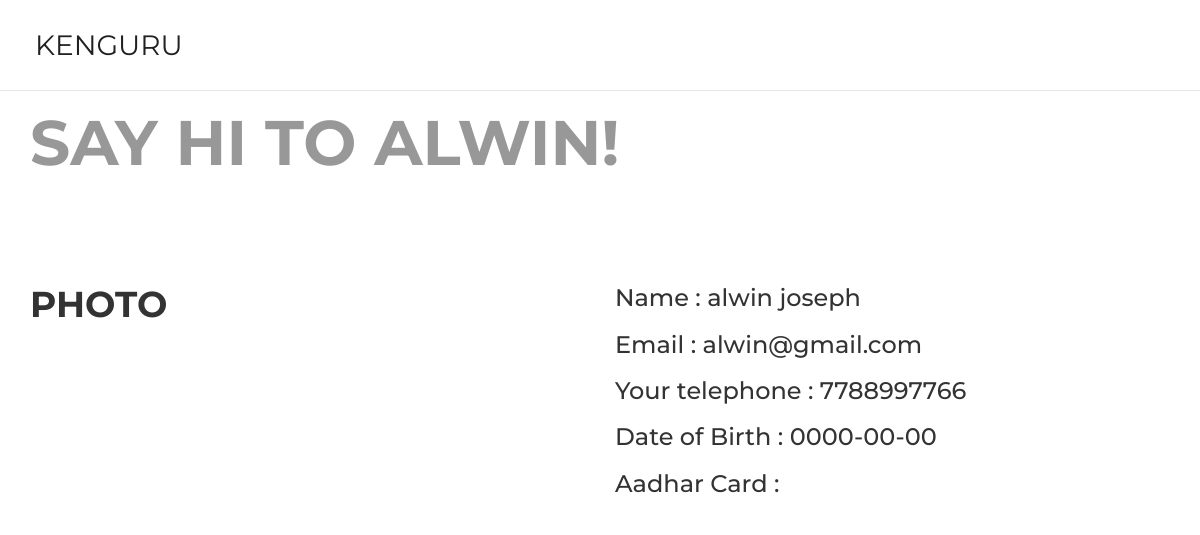
The app's page /profileshow.php?cid=87 with its own data.
### tables this page shows
CREATE TABLE `customer` (
  `customer_pass` int(20) NOT NULL,
  `first_name` varchar(30) NOT NULL,
  `last_name` varchar(30) NOT NULL,
  `email` varchar(40) NOT NULL,
  `phone_number` bigint(12) NOT NULL,
  `dob` date NOT NULL,
  `display_picture` varchar(650) NOT NULL,
  `address2_id` int(10) NOT NULL,
  `customer_id` varchar(10) NOT NULL,
  `aadhar_card` varchar(30) NOT NULL
);

### profileshow.php (the view, shortened to what this page needs)
<!DOCTYPE html>
<html lang="en">
  <head>
	<link rel="stylesheet" href="https://maxcdn.bootstrapcdn.com/font-awesome/4.7.0/css/font-awesome.min.css">
	<link rel="stylesheet" href="https://maxcdn.bootstrapcdn.com/bootstrap/3.3.7/css/bootstrap.min.css">
	<link rel="stylesheet" type="text/css" href="Ken-userDash.css">
	<link rel="stylesheet" href="https://cdnjs.cloudflare.com/ajax/libs/animate.css/3.5.2/animate.min.css">
  </head>
<body>
<div id="myNavbar" class="navbar navbar-default navbar-fixed-top" role="navigation" >
		<div class="navbar-header">
			<a href="index.php" class="navbar-brand" id="navTitle">KENGURU</a>
		</div>
		<div class="collapse navbar-collapse" id="bs-example-navbar-collapse-1">
		    </div>
</div>
<div class="jumbotron" id="jumbotron">
	<div class="container">
<?php
					if(isset($_GET['cid'])){
					  $std=$_GET['cid'];
					  include 'dbh.php';
					    $sql="SELECT * from customer where customer_id = '$std'";
					    $result= mysqli_query($conn ,$sql)or die(mysqli_error($conn));
					    if($row=mysqli_fetch_assoc($result)){
					      	echo "<h1>Say hi to ".$row['first_name']."!</h1>";
							}
					}
?>
  	</div>
</div>
 <div id="sstabnav" class="sstabnav">
<div class="container">
	<div class="row">
  					<div class="col-md-6">
  						<h1>Photo</h1>
  					</div>
 					<div class="col-md-6">
<?php
					if(isset($_GET['cid'])){
					  $std=$_GET['cid'];
					  include 'dbh.php';
					    $sql="SELECT * from customer where customer_id = '$std'";
					    $result= mysqli_query($conn ,$sql)or die(mysqli_error($conn));
					    if($row=mysqli_fetch_assoc($result)){
					      	echo "	<h3>Name : ".$row['first_name']." ".$row['last_name']."</h3>
 									<h3>Email : ".$row['email']."</h3>
 									<h3>Your telephone : ".$row['phone_number']."</h3>";
	 							if (is_null($row['dob'])) {
	 								echo "<h3>Date of Birth : <i>Null</i></h3>";
	 							}
	 							else{
	 								echo "<h3>Date of Birth : ".$row['dob']."</h3>";
	 							}
	 							if (is_null($row['aadhar_card'])) {
	 								echo "<h3>Aadhar Card : <i>Null</i></h3>";
	 							}
	 							else{
	 								echo "<h3>Aadhar Card : ".$row['aadhar_card']."</h3>";
	 							}
							}
					}
?>
 					</div>
</div>
</div>
  </body>
</html>

### Ken-userDash.css (style rules this page uses)
* { padding: 0; margin: 0; }
body { overflow-x: hidden; font-family: Montserrat; text-rendering: optimizeLegibility !important; -webkit-font-smoothing: antialiased !important; background: url(images/dash.jpg) no-repeat; }
a { text-decoration: none; transition: all 500ms ease-in-out; }
h1, h2, h4 { font-family: Montserrat; text-transform: uppercase; font-weight: 700; }
.navbar { background-color: #ffffff !important; padding: 20px; }
.navbar a { color: #212121 !important; }
.navbar #navTitle { font-size: 2em; }
.jumbotron { margin-top: 40px; background-color: white; opacity:0.5; }

### records on screen
customer: first_name "ALWIN", first_name "alwin", last_name "joseph", email "alwin@gmail.com", phone_number "7788997766", dob "0000-00-00"
